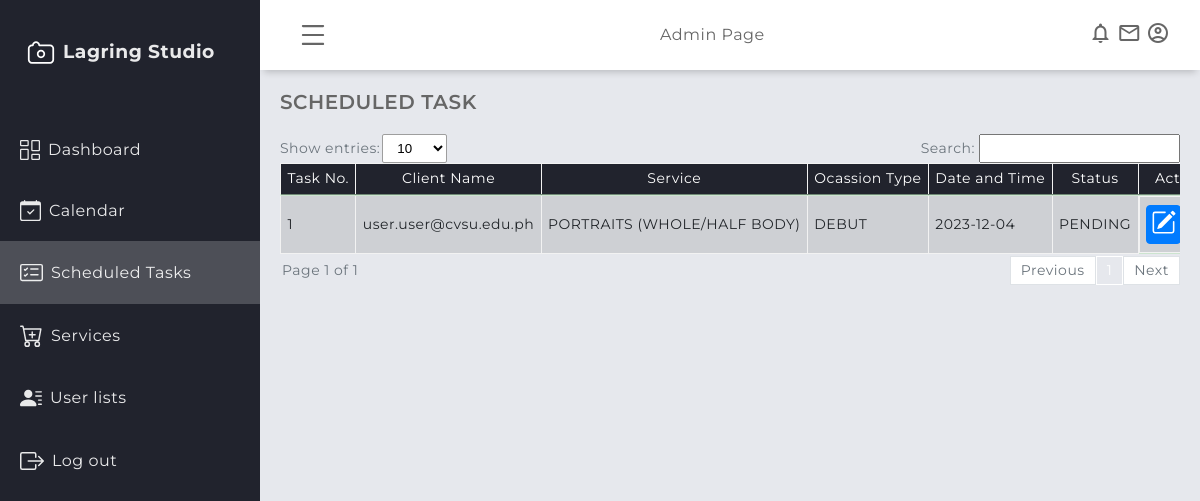
Before: /admin/scheduled_task.php (signed in) with the older database file.
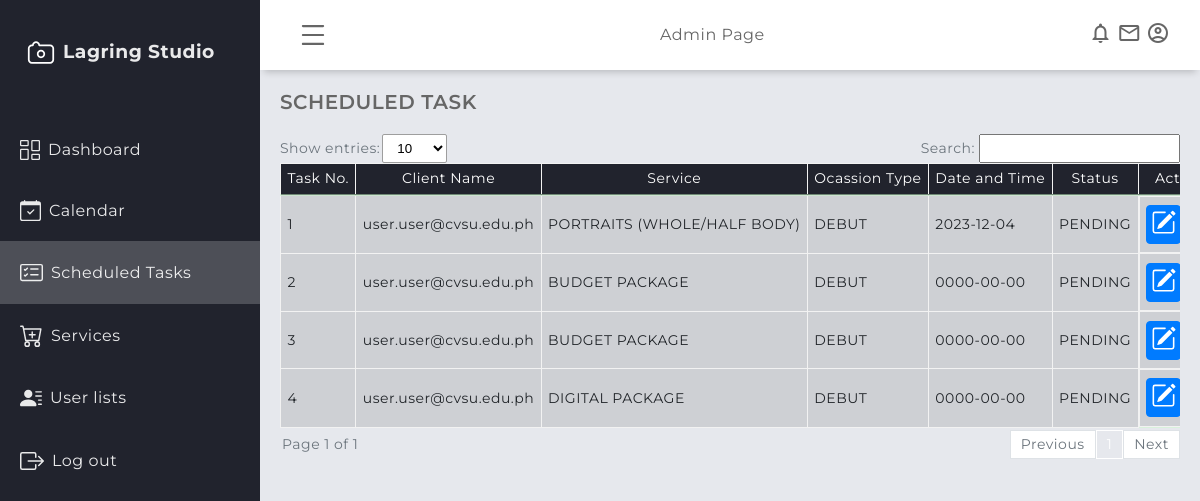
After: the same page with the newer database file.
### tables this page shows
CREATE TABLE `appointment` (
  `apt_id` int(11) NOT NULL,
  `user_id` int(11) NOT NULL,
  `service_id` int(11) NOT NULL,
  `apt_occasion_type` varchar(200) NOT NULL,
  `apt_date` date NOT NULL,
  `apt_time` time NOT NULL,
  `apt_status` varchar(200) NOT NULL DEFAULT 'PENDING',
  `apt_remark` varchar(500) NOT NULL DEFAULT 'Please wait for approval.',
  `apt_status_date` datetime DEFAULT NULL,
  `apt_date_added` datetime NOT NULL DEFAULT current_timestamp()
);

CREATE TABLE `users` (
  `user_id` int(11) NOT NULL,
  `firstname` varchar(200) NOT NULL,
  `middlename` varchar(200) NOT NULL,
  `surname` varchar(200) NOT NULL,
  `registration_date` datetime NOT NULL DEFAULT current_timestamp(),
  `email` varchar(200) NOT NULL,
  `password` varchar(200) NOT NULL,
  `role` varchar(200) NOT NULL
);

CREATE TABLE `services` (
  `service_id` int(11) NOT NULL,
  `service_name` varchar(250) NOT NULL,
  `service_description` varchar(500) NOT NULL,
  `service_price` int(11) DEFAULT NULL,
  `service_date_added` datetime NOT NULL DEFAULT current_timestamp(),
  `archived_flag` int(11) NOT NULL
);

### admin/scheduled_task.php (the view, shortened to what this page needs)
<?php
    include('session.php');
?>
<!DOCTYPE html>
<html lang="en">
    <head>
        <link rel="stylesheet" href="../assets/global/css/design.css" />
        <link rel="stylesheet" href="../assets/global/css/global.css" />
        <link rel="stylesheet" href="../assets/admin/css/dashboardcontainer.css" />
        <link rel="stylesheet" href="../assets/global/css/table.css" />
        </head>
    <body>
        <?php require "header/header.php"?>
        <?php require "navigation/sidebar.php"?>
        <main class="main-container">
            <div class="main-title">
                <p class="font-weight-bold">SCHEDULED TASK</p>
            </div>
        <div class= "showAndSearch  text-secondary align-items-center mb-1">
            <div class= "align-items-center">
                <label >Show entries:</label>
                    <select id="entriesPerPage">
                        <option value="10">10</option>
                    </select>
            </div>
            <div class= "align-items-center">
                <label for="searchInput" class="pr-1" >Search:</label>
                <div style="position: relative;">
                        <input type="text" id="searchInput" >
                </div>
            </div>
            <div id="table1" class="table-group-container active">
                <table id="table1" class="table table-striped table-bordered w-100">
                    <thead>
                        <tr>
                            <th>Task No.</th>
                            <th>Client Name</th>
                            <th>Service</th>
                            <th>Ocassion Type</th>
                            <th>Date and Time</th>
                            <th>Status</th>
                            <th>Actions</th>
                        </tr>
                    </thead>
                <tbody>
            <?php
                $i = 1;
                $sql = mysqli_query($connection, "SELECT * FROM appointment, services, users WHERE appointment.apt_status != 'ARCHIVED' AND appointment.service_id = services.service_id AND appointment.user_id = users.user_id") or die(mysqli_error($connection));
                    if (mysqli_num_rows($sql) > 0) {
                        while ($row = mysqli_fetch_array($sql)) {
                            $id = $row['apt_id'];
                            $serstat = $row['apt_status'];
                            $email = $row['email'];
                            $sername = $row['service_name'];
                            $apt_occ = $row['apt_occasion_type'];
                            $apt_date = $row['apt_date'];
            ?>
                        <tr>
                            <td><?php echo $i++ ?></td>
                            <td><?php echo ($email);?></td>
                            <td><?php echo strtoupper($sername);?></td>
                            <td><?php echo strtoupper($apt_occ);?></td>
                            <td><?php echo strtoupper($apt_date);?></td>
                            <td><?php echo $serstat; ?></td>
                            <td class="justify-space-evenly">
             <a
                href="#"
                title="Edit"
                class="modal-trigger justify-content-center"
                data-modal-id="<?php echo 'edit'.$id; ?>">
                    <button class="p-1 m-0 btn btn-primary">
                    </button>
            </a>
                            </td>
                        </tr>
        <?php
        }}
            else {echo '<tr><td colspan="7" style="text-align: center;">No records found.</td></tr>';}
        ?>
                </tbody>
                </table>
        </div>
        <div class="pagination-container">
            <div id="pagination-label"></div>
                <div id="pagination" class="pagination">
                </div>
            </div>
        </div>
    </body>
</html>

### admin/header/header.php (shortened to what this page needs)
<header class="header">
    <div class="menu-icon toggleBtn">
    </div>
    <div class="header-left">Admin Page</div>
    <div class="header-right">
        <span class="material-icons-outlined">notifications</span>
        <span class="material-icons-outlined">email</span>
        <span class="material-icons-outlined">account_circle</span>
    </div>
</header>

### admin/navigation/sidebar.php (shortened to what this page needs)
<aside class="sidebar" id="sidebar">
    <div class="sidebar-title">
        <div class="sidebar-brand">
            <h3>Lagring Studio</h3>
        </div>
    </div>
    <ul class="sidebar-list">
    <?php $current_page = basename($_SERVER['PHP_SELF']); ?>
        <li <?php if ($current_page === 'admindashboard.php') echo 'class="navLinkActive"';?>>
            <a href="admindashboard.php">
                Dashboard
            </a>
        </li>
        <li <?php if ($current_page === 'calendar.php') echo 'class="navLinkActive"';?>>
            <a href="calendar.php">
                Calendar
            </a>
        </li>
        <li <?php if ($current_page === 'scheduled_task.php') echo 'class="navLinkActive"';?>>
            <a href="scheduled_task.php">
                Scheduled Tasks
            </a>
        </li>
        <li <?php if ($current_page === 'services.php') echo 'class="navLinkActive"';?>>
            <a href="services.php">
                Services
            </a>
        </li>
        <li <?php if ($current_page === 'user_list.php') echo 'class="navLinkActive"';?>>
            <a href="user_list.php">
                User lists
            </a>
        </li>
        <li class="sidebar-list-item">
            <a href="../logoutmodule/logout.php">
                Log out
            </a>
        </li>
    </ul>
</aside>

### assets/global/css/design.css (style rules this page uses)
:root { --blue1: rgba(36, 175, 242); --blue2: rgba(7, 164, 241); --blue3: rgba(23, 147, 217); --blue4: rgba(4, 127, 204); --blue5: rgba(30,144,255); --light_blue: rgba(63, 194, 250); --dim_blue: rgba(137, 192, 223); --dark_blue: rgba(30, 70, 139); --gray: rgba(208, 216, 227); --dark_gray: rgba(141, 164, 196); --dirty_white: rgba(244, 244, 244); --red: rgba(254, 0, 0); --maroon: rgba(154, 0, 0); }
* { margin: 0; padding: 0; box-sizing: border-box; }
body { font-family: "Montserrat", sans-serif; letter-spacing: 0.5px; line-height: 1.2; scrollbar-color: smooth; background-color: #e6e8ed; color: #666666; }
.font-weight-bold { font-weight: 600; }

### assets/global/css/global.css (style rules this page uses)
.mb-1 { margin-bottom: 0.25rem; }
.m-0 { margin: 0 !important; }
.p-1 { padding: 0.25rem !important; }
.pr-1 { padding-right: 0.25rem; }
.text-secondary { color: #6c757d !important; }
.btn { display: inline-block; padding: 0.5em 1em; margin: 2px 2px 2px 2px; border: 1px solid #ccc; border-radius: 4px; background-color: #f5f5f5; color: #333; font-size: 16px; text-align: center; text-decoration: none; cursor: pointer; transition: background-color 0.3s ease; }
.btn-primary { background-color: #007bff; color: #fff; border-color: #007bff; }
* { margin: 0; padding: 0; box-sizing: border-box; }
.w-100 { width: 100% !important; }
.justify-content-center { display: flex; justify-content: center !important; }
.justify-space-evenly { display: flex; justify-content: space-evenly; }
.align-items-center { display: flex; align-items: center; }

### assets/admin/css/dashboardcontainer.css (style rules this page uses)
.header { position: fixed; top: 0; right: 0; height: 70px; width: calc(100% - 260px); background-color: #ffffff; display: flex; align-items: center; justify-content: space-between; padding: 0 30px 0 30px; box-shadow: 0 6px 7px -4px rgba(0, 0, 0, 0.2); transition: all 0.5s; -webkit-transition: all 0.5s; z-index: 8; }
.material-icons-outlined { cursor: pointer; }
.menu-icon { display: flex; justify-content: center; align-items: center; padding: 0.5rem; border-radius: 50%; cursor: pointer; }
.sidebar { position: fixed; top: 0; left: 0; width: 260px; height: 100vh; background-color: #21232d; color: rgb(255, 255, 255, 0.9); overflow-y: auto; overflow-x: hidden; transition: all 0.5s; -webkit-transition: all 0.5s; z-index: 9; }
.sidebar-title { display: flex; justify-content: space-between; align-items: center; padding: 20px 20px 20px 20px; margin-bottom: 30px; }
.sidebar-brand { display: flex; align-items: center; gap: 0.5rem; margin-top: 15px; font-weight: 700; text-align: center; }
.sidebar-list { padding: 0; margin-top: 15px; list-style-type: none; }
.navLinkActive a { background-color: rgba(255, 255, 255, 0.2); }
.sidebar-list li { display: block; }
.sidebar-list li a { padding: 20px; text-decoration: none; color: rgb(255, 255, 255, 0.9); display: flex; align-items: center; gap: 0.5rem; }
.main-container { margin-top: 70px; margin-left: 260px; padding: 1.25rem; min-height: calc(100vh - 70px); transition: all 0.5s; -webkit-transition: all 0.5s; z-index: 8; }
.main-title { margin: 0 0 1.25rem 0; }
.main-title p { font-size: 1.25rem; }

### assets/global/css/table.css (style rules this page uses)
.table { width: 100%; margin-bottom: 2px; color: #212529; border-collapse: collapse; white-space: nowrap; }
.table th, .table td { padding: 0.4rem; align-items: center; border-top: 1px solid #cafaca77; }
.table thead th { vertical-align: bottom; border-bottom: 2px solid #cafaca77; background-color: #21232d; color: white; font-weight: normal; text-align: center; }
.table-bordered { border: 1px solid #cafaca77; }
.table-bordered th, .table-bordered td { border: 1px solid hsl(0, 0%, 95%); }
.table-bordered thead th, .table-bordered thead td { border-bottom-width: 2px; }
.table-striped tbody tr { background-color: rgba(0, 0, 0, 0.1); }
#entriesPerPage { background-color: white; border: 1px solid rgb(158, 158, 158); border-radius: 2px; padding: 5px 10px; align-items: center; margin-left: 2px; outline: none; }
#searchInput { padding: 5px 10px; outline: none; }
.showAndSearch { display: flex; justify-content: space-between; flex-wrap: wrap; font-size: 14px; margin-bottom: 10px; }
.pagination-container { display: flex; justify-content: space-between; align-items: center; font-size: 14px; width: 100%; }
#pagination-label { color: #6c757d; padding-left: 2px; }
.pagination { display: flex; align-items: center; }
.table-group-container { display: none; overflow-x: auto; }
.table-group-container.active { display: block; width: 100%; }

Changed rows visible on the page:
added appointment: user.email "user.user@cvsu.edu.ph", service.service_name "BUDGET PACKAGE", apt_occasion_type "DEBUT", apt_date "0000-00-00", apt_status "PENDING"
added appointment: user.email "user.user@cvsu.edu.ph", service.service_name "BUDGET PACKAGE", apt_occasion_type "DEBUT", apt_date "0000-00-00", apt_status "PENDING"
added appointment: user.email "user.user@cvsu.edu.ph", service.service_name "DIGITAL PACKAGE", apt_occasion_type "DEBUT", apt_date "0000-00-00", apt_status "PENDING"
